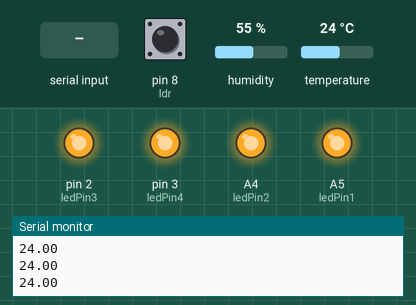
Simulated run of this sketch. Board: Arduino Uno, built with avr-gcc and run on an emulated ATmega328P. On the bench: output pins drawn as LEDs (lit = HIGH), the last lines printed to the serial monitor. Inputs (shaded band) come from the test bench; at power-on: temperature 24 °C, pin 8 (ldr) HIGH, humidity 55 %.

Above: at 1.2 s.
1.3 s: temperature set to 33 °C
3.2 s: temperature set to 36 °C
At 4.5 s:
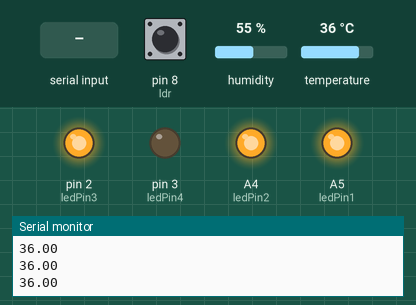
5.5 s: "1111\n" received over the second serial link
At 6.7 s:
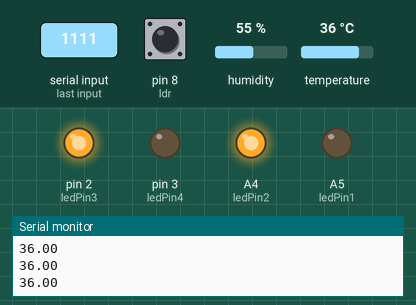
7.0 s: temperature set to 12 °C
At 9.3 s:
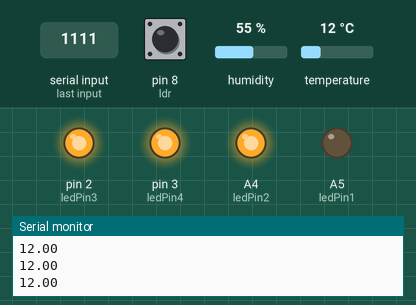
9.6 s: temperature set to 41 °C
At 10.9 s:
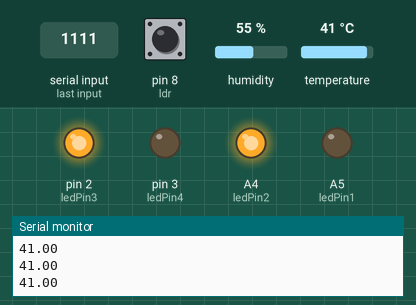
11.6 s: temperature set to 19 °C
At 13.5 s:
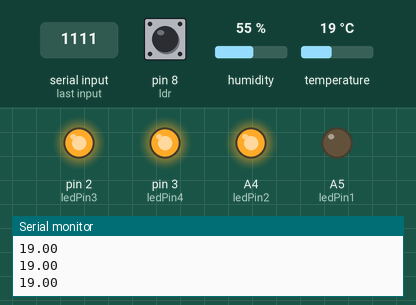
Timing chart, 0 to 14.6 s (numbered marks = the images above; inputs shaded):
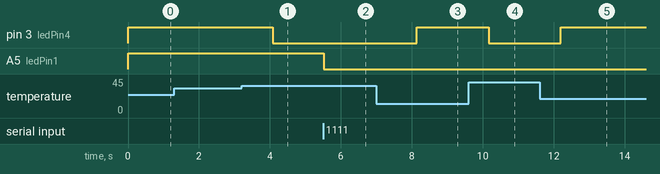

The sketch:

hc12_rx.ino
```cpp
#include <SoftwareSerial.h>

SoftwareSerial mySerial(A0, A1); // RX, TX

int ledPin1 = A5;
int ledPin2 = A4;
int ledPin3 = 2;
int ledPin4 = 3;

int pir = 9;
int ldr = 8;
#include "DHT.h"
#define DHTPIN 10
#define DHTTYPE DHT11//#define DHTTYPE DHT21
    int s;
DHT dht(DHTPIN, DHTTYPE);
#define USE_ARDUINO_INTERRUPTS true
// Include necessary libraries

void setup() {
   dht.begin();
  mySerial.begin(9600);
  Serial.begin(9600);
  pinMode(ledPin1, OUTPUT);
  pinMode(ledPin2, OUTPUT);
  pinMode(ledPin3, OUTPUT);
  pinMode(ledPin4, OUTPUT);
  pinMode(pir, INPUT);
  pinMode(ldr, INPUT);
  digitalWrite(ledPin1, HIGH);
  digitalWrite(ledPin2, HIGH);
  digitalWrite(ledPin3, HIGH);
  digitalWrite(ledPin4, HIGH);
}

void loop() {
  Serial.println(dht.readTemperature());
    if((dht.readTemperature())>=35)
  digitalWrite(ledPin4, LOW);
  else
  digitalWrite(ledPin4, HIGH);


       if (digitalRead(ldr)==LOW && digitalRead(pir)==HIGH)
  {
digitalWrite(ledPin3, LOW);//turn LED on

  }

  else
  digitalWrite(ledPin3, HIGH);//turn LED on

  if(mySerial.available() > 1){
    int input = mySerial.parseInt();//read serial input and convert to integer (-32,768 to 32,767)
    if(input == 1111){//if on code is received
      digitalWrite(ledPin1, LOW);//turn LED on
    }
    if(input == 2222){//if off code is received
      digitalWrite(ledPin1, HIGH);//turn LED off
    }
      if(input == 3333){//if off code is received
      digitalWrite(ledPin2, LOW);//turn LED off
    }
      if(input == 4444){//if off code is received
      digitalWrite(ledPin2, HIGH);//turn LED off
    }
  }
  mySerial.flush();//clear the serial buffer for unwanted inputs

  delay(20);//delay little for better serial communication

}
```

Measured:
- the behaviour switches between 34 and 35 °C on temperature (found by bisection; images 0 and 1)
- after the input at 3.2 s, pin 3 (ledPin4): HIGH → LOW after 0.88 s
- after the input at 5.5 s, A5 (ledPin1): HIGH → LOW at once
- after the input at 7.0 s, pin 3 (ledPin4): LOW → HIGH after 1.1 s
- after the input at 9.6 s, pin 3 (ledPin4): HIGH → LOW after 0.56 s
- after the input at 11.6 s, pin 3 (ledPin4): LOW → HIGH after 0.59 s
